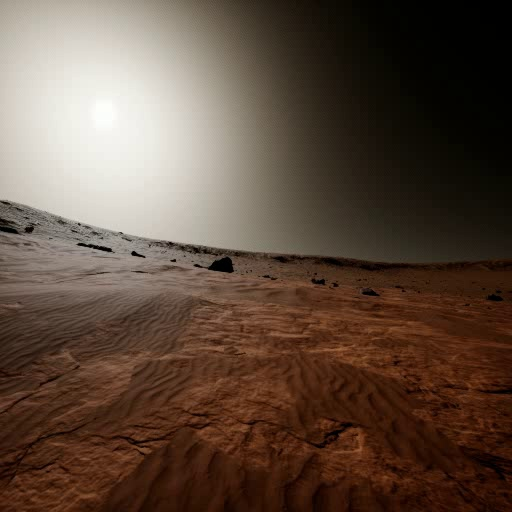
#> input picture extracted_frames/image (1).jpg, 512 x 512 px, given in place of camera_recording.avi, which was not available
$ python test1.py
#> lines starting #> are read from the running program, lines starting #| are printed output that depends on the picture; after the words box and inside, x2 and y2 are one past the last pixel; in counts of white or black regions, pixels touching at a corner belong together; pictures that were not available may be replaced by others from this repository, and a replacement may not be noted
import cv2
import numpy as np

# Video path
video_path = r"D:\\Competition\\NASARoverRally\\RUET-Exover25\\camera_recording\\camera_recording.avi"

# Open the video
cap = cv2.VideoCapture(video_path)
if not cap.isOpened():
    print("Error: Could not open video.")
    exit()

# Define middle ROI (narrowed horizontally)
ROI_Y1 = 200
ROI_Y2 = 400
ROI_X1 = 100   # Left boundary (tunable)
ROI_X2 = 400   # Right boundary (tunable)

while True:
    ret, frame = cap.read()
#> frame is the input picture: shape (512, 512, 3); mean B, G, R 62.3, 75.4, 94.2
    if not ret:
        break

    h, w = frame.shape[:2]
#> h = 512; w = 512

    # Draw ROI rectangle
    frame_with_roi = frame.copy()
    cv2.rectangle(frame_with_roi, (ROI_X1, ROI_Y1), (ROI_X2, ROI_Y2), (0, 255, 255), 2)
    cv2.putText(frame_with_roi, "ROI", (ROI_X1, ROI_Y1 - 10),
                cv2.FONT_HERSHEY_SIMPLEX, 0.7, (0, 255, 255), 2)
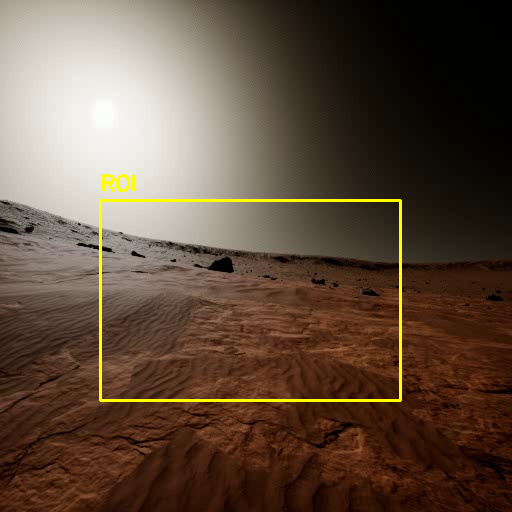
#> frame_with_roi: shape (512, 512, 3); mean B, G, R 61.3, 77.4, 96

    # Create ROI mask
    mask = np.zeros((h, w), dtype=np.uint8)
    mask[ROI_Y1:ROI_Y2, ROI_X1:ROI_X2] = 255   # only within narrowed ROI

    # Preprocessing
    gray = cv2.cvtColor(frame, cv2.COLOR_BGR2GRAY)
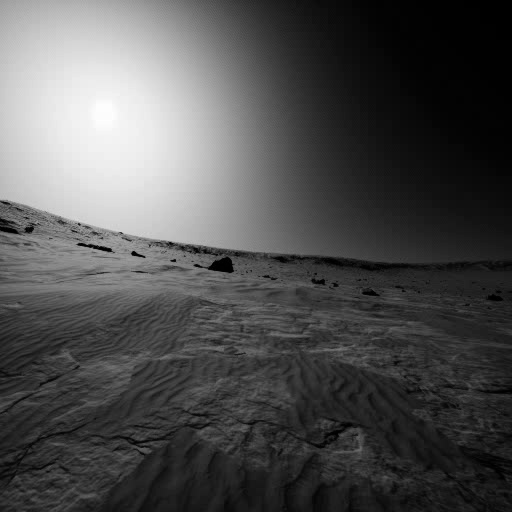
#> gray: shape (512, 512); min 0, max 254, mean 79.5
    masked_gray = cv2.bitwise_and(gray, gray, mask=mask)
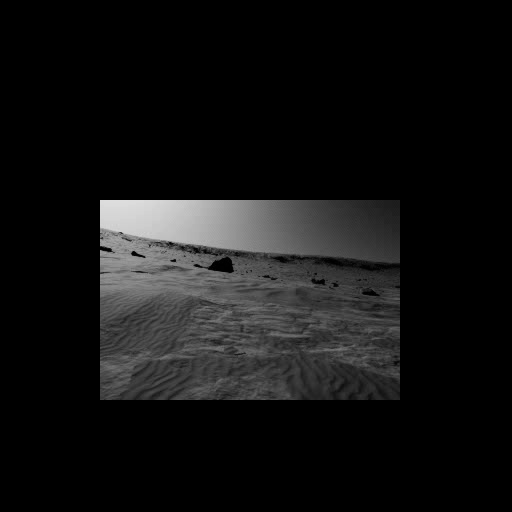
#> masked_gray: shape (512, 512); min 0, max 222, mean 18.8

    # Increase contrast
    clahe = cv2.createCLAHE(clipLimit=2.0, tileGridSize=(8, 8))
    enhanced = clahe.apply(masked_gray)
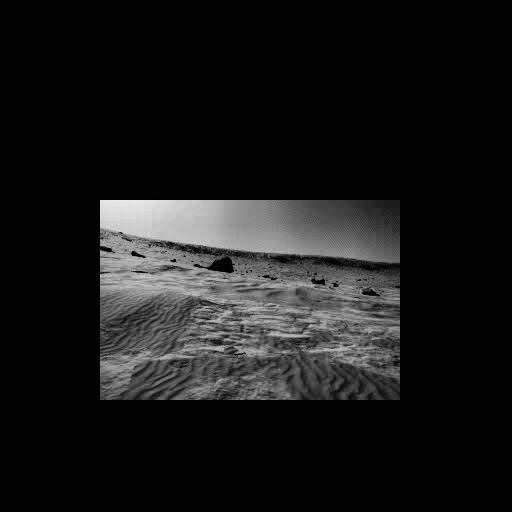
#> enhanced: shape (512, 512); min 1, max 232, mean 26.3

    blurred = cv2.GaussianBlur(masked_gray, (7, 7), 0)
    edges = cv2.Canny(blurred, 20, 150)
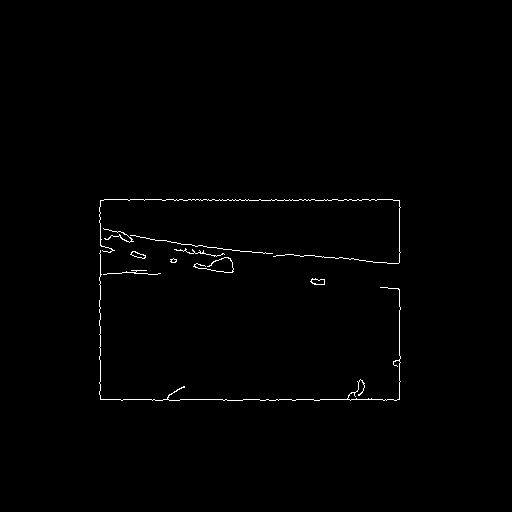
#> edges: shape (512, 512); 0.69% white in thin lines or dots, all inside (x1, y1, x2, y2) = (99, 199, 401, 401)

    # Find contours
    contours, _ = cv2.findContours(edges, cv2.RETR_EXTERNAL, cv2.CHAIN_APPROX_SIMPLE)
#> contours = 10 contours, 7 with area under 20; largest, box (x1, y1, x2, y2) and area: (310, 278, 325, 285) 63, (130, 251, 146, 259) 54, (99, 250, 401, 401) 31
    debug_frame = frame_with_roi.copy()
    rock_data = []

    for cnt in contours:
        area = cv2.contourArea(cnt)
        if area < 150:
            continue

        x, y, w_box, h_box = cv2.boundingRect(cnt)
        M = cv2.moments(cnt)
        if M["m00"] == 0:
            continue
        cx = int(M["m10"] / M["m00"])
        cy = int(M["m01"] / M["m00"])

        # Distance estimation
        if area > 2000 or cy > int(ROI_Y2 - (ROI_Y2 - ROI_Y1) * 0.25):
            distance = "CLOSE"
        elif area > 700 or cy > int(ROI_Y1 + (ROI_Y2 - ROI_Y1) * 0.35):
            distance = "MID"
        else:
            distance = "FAR"

        # Only keep MID rocks
        if distance != "MID":
            continue

        rock_data.append({"area": area, "bbox": (x, y, w_box, h_box), "centroid": (cx, cy), "distance": distance})

        # Draw box + centroid + distance
        cv2.rectangle(debug_frame, (x, y), (x + w_box, y + h_box), (0, 255, 0), 2)
        cv2.circle(debug_frame, (cx, cy), 4, (0, 0, 255), -1)
        cv2.putText(debug_frame, distance, (x, y - 5), cv2.FONT_HERSHEY_SIMPLEX, 0.5, (0, 255, 255), 2)
#> this loop made 10 passes
#> area on passes 1, 5, 6: 63, 54.5, 31
#> after the loop, rock_data = []

    # ----------------------
    # Zone classification
    # ----------------------
    roi_width = ROI_X2 - ROI_X1

    left_end = int(ROI_X1 + roi_width * 0.25)     # 25%
    center_end = int(ROI_X1 + roi_width * 0.75)   # 75%

    # Draw zone boundary lines for debugging
    cv2.line(debug_frame, (left_end, ROI_Y1), (left_end, ROI_Y2), (255, 0, 0), 2)
    cv2.line(debug_frame, (center_end, ROI_Y1), (center_end, ROI_Y2), (255, 0, 0), 2)
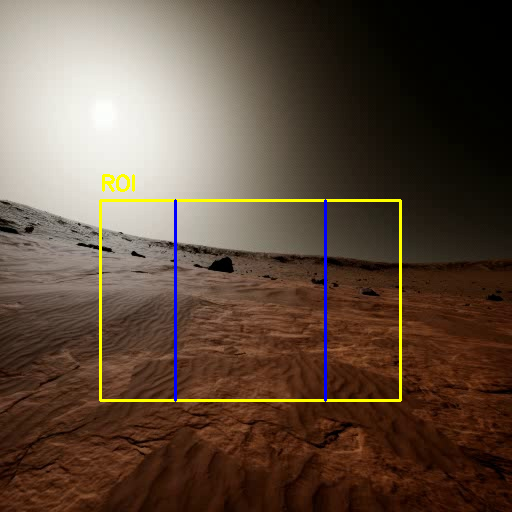
#> debug_frame: shape (512, 512, 3); mean B, G, R 62.2, 77.1, 95.5

    for rock in rock_data:
        cx, cy = rock["centroid"]

        if cx < left_end:
            zone = "LEFT"
        elif cx < center_end:
            zone = "CENTER"
        else:
            zone = "RIGHT"

        rock["zone"] = zone

        cv2.putText(debug_frame, zone, (cx - 20, cy - 10),
                    cv2.FONT_HERSHEY_SIMPLEX, 0.5, (255, 255, 0), 2)
#> this loop made 0 passes

    # ----------------------
    # Display all frames
    # ----------------------
    edges_bgr = cv2.cvtColor(edges, cv2.COLOR_GRAY2BGR)
    combined = np.hstack((frame_with_roi, edges_bgr, debug_frame))
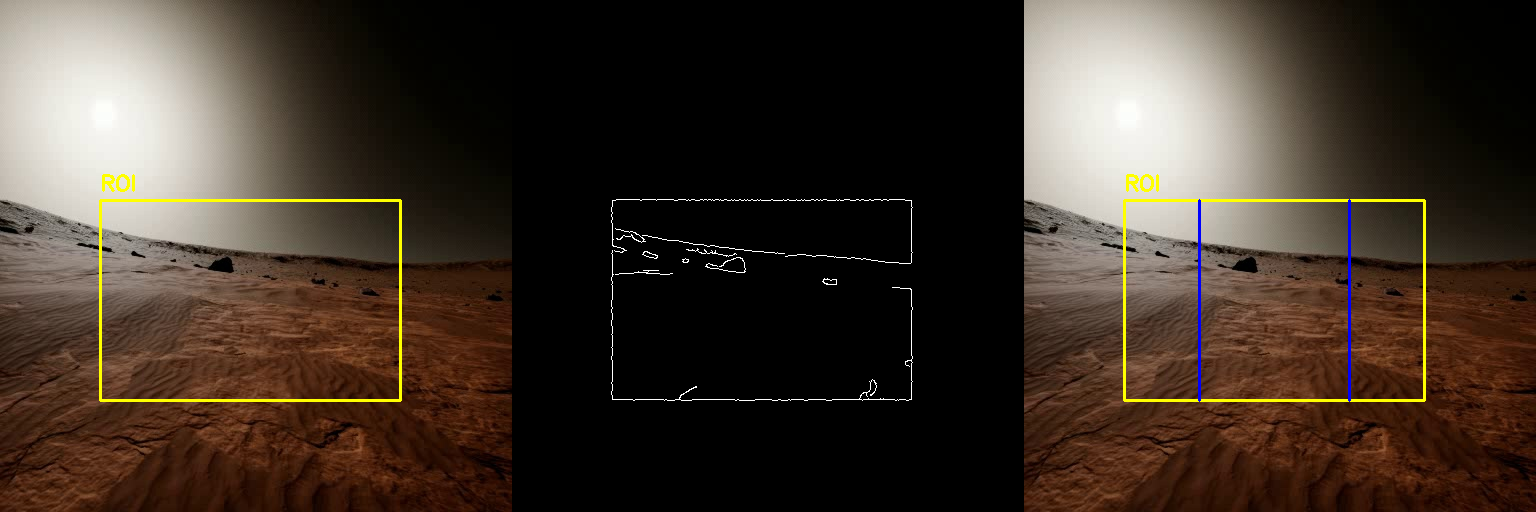
#> combined: shape (512, 1536, 3); mean B, G, R 41.8, 52.1, 64.4

    cv2.imshow("Original | Edges | MID Rocks with Zones", combined)

    if cv2.waitKey(30) & 0xFF == ord('q'):
#> (key q is pressed here)
        break

cap.release()
cv2.destroyAllWindows()

$ run again, on extracted_frames/image (10).jpg
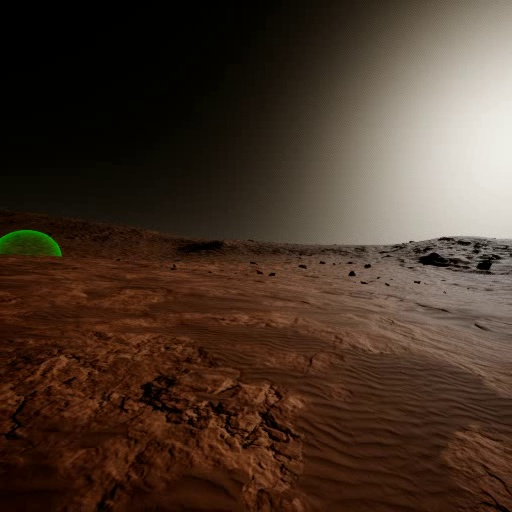
#> input picture extracted_frames/image (10).jpg, 512 x 512 px, given in place of camera_recording.avi, which was not available
#> frame is the input picture: shape (512, 512, 3); mean B, G, R 40.3, 52.8, 71.2
#> `edges = cv2.Canny(blurred, 20, 150)`:
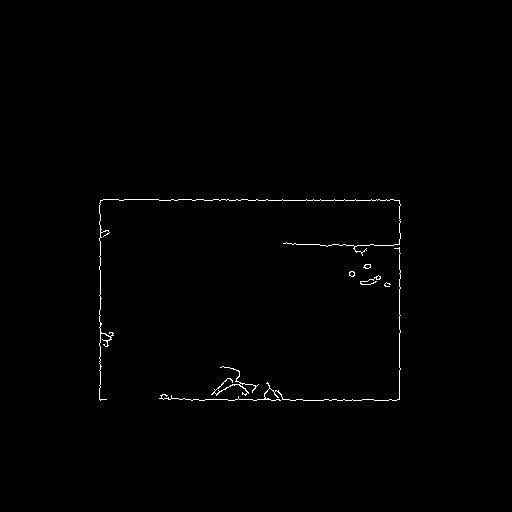
#> edges: shape (512, 512); 0.58% white in thin lines or dots, all inside (x1, y1, x2, y2) = (99, 199, 401, 401)
#> contours = 7 contours, 2 with area under 20; largest, box (x1, y1, x2, y2) and area: (211, 366, 259, 396) 43, (99, 199, 401, 401) 32, (159, 247, 401, 401) 29, (349, 271, 355, 277) 22, (363, 264, 371, 269) 22
#> the loop `for cnt in contours:` made 7 passes
#> area on passes 1, 4, 5, 6, 7: 43, 22, 22, 29, 32.5
#> after the loop `for cnt in contours:`: rock_data = []
#> `combined = np.hstack((frame_with_roi, edges_bgr, debug_frame))`:
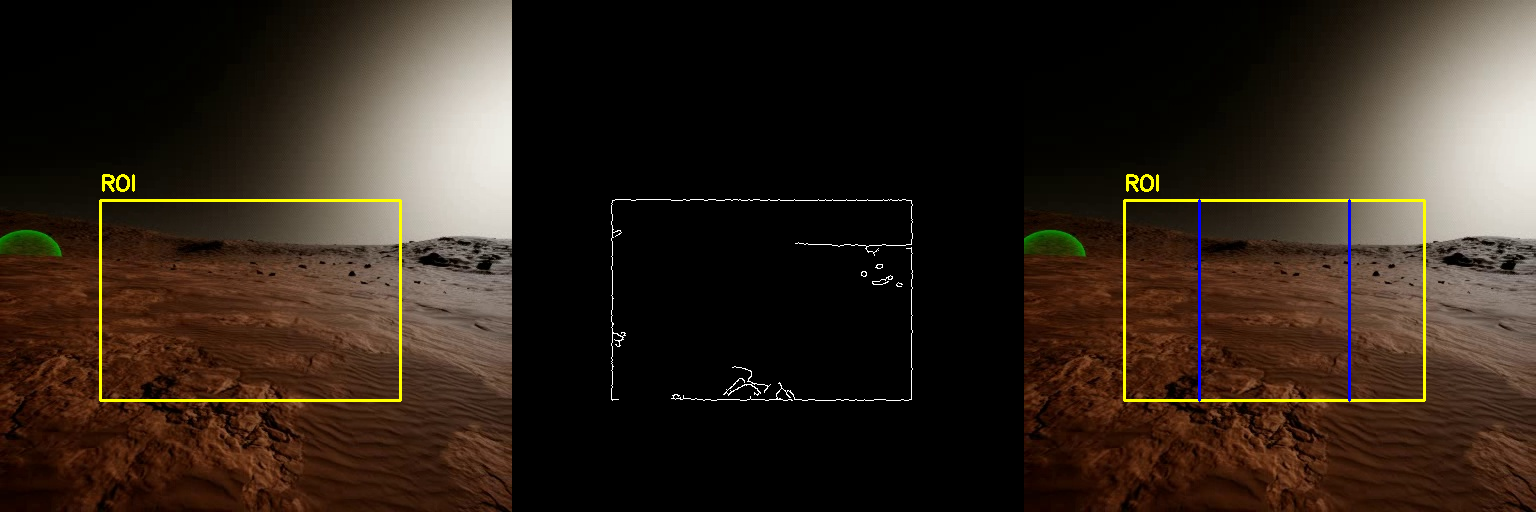
#> combined: shape (512, 1536, 3); mean B, G, R 27.4, 37.3, 49.4

$ run again, on extracted_frames/image (11).jpg
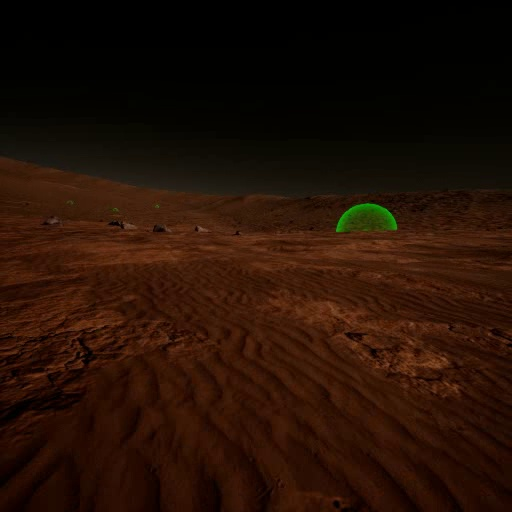
#> input picture extracted_frames/image (11).jpg, 512 x 512 px, given in place of camera_recording.avi, which was not available
#> frame is the input picture: shape (512, 512, 3); mean B, G, R 5.1, 16.1, 36.5
#> `edges = cv2.Canny(blurred, 20, 150)`:
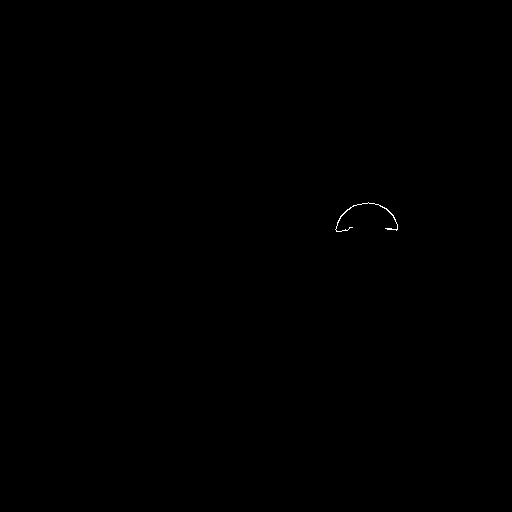
#> edges: shape (512, 512); 0.05% white in thin lines or dots, all inside (x1, y1, x2, y2) = (335, 202, 398, 232)
#> contours = 1 contour; box (x1, y1, x2, y2) and area: (335, 202, 398, 232) 34
#> the loop `for cnt in contours:` made 1 pass
#> area on pass 1: 34.5
#> after the loop `for cnt in contours:`: rock_data = []
#> `combined = np.hstack((frame_with_roi, edges_bgr, debug_frame))`:
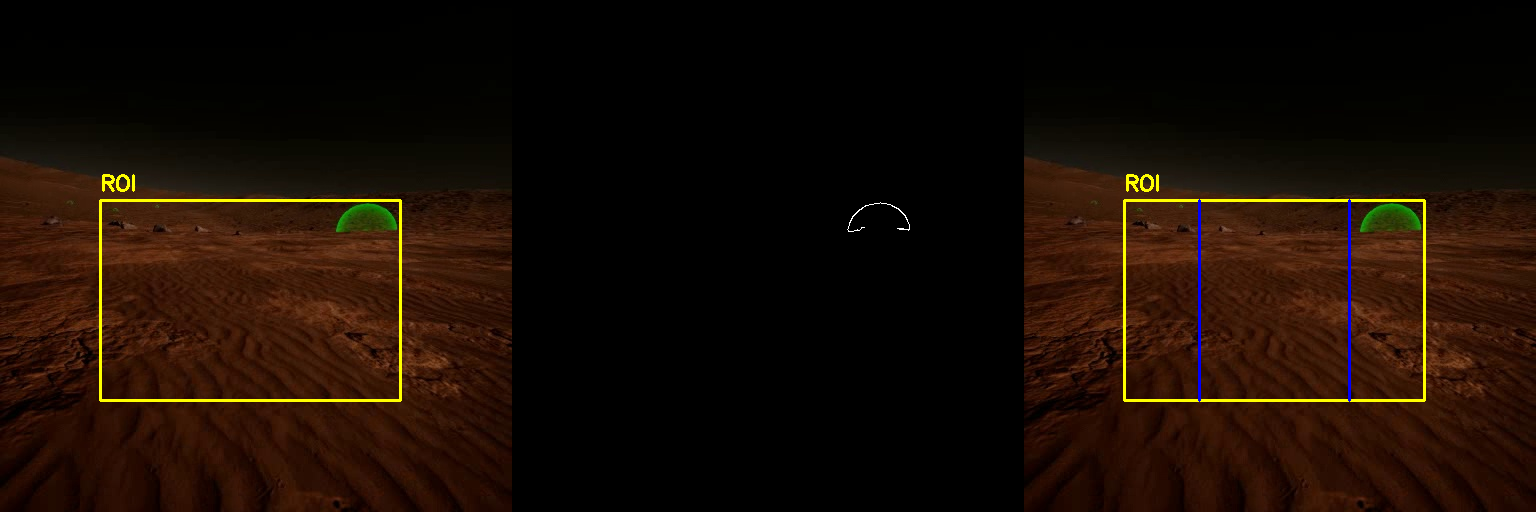
#> combined: shape (512, 1536, 3); mean B, G, R 3.8, 12.7, 26
